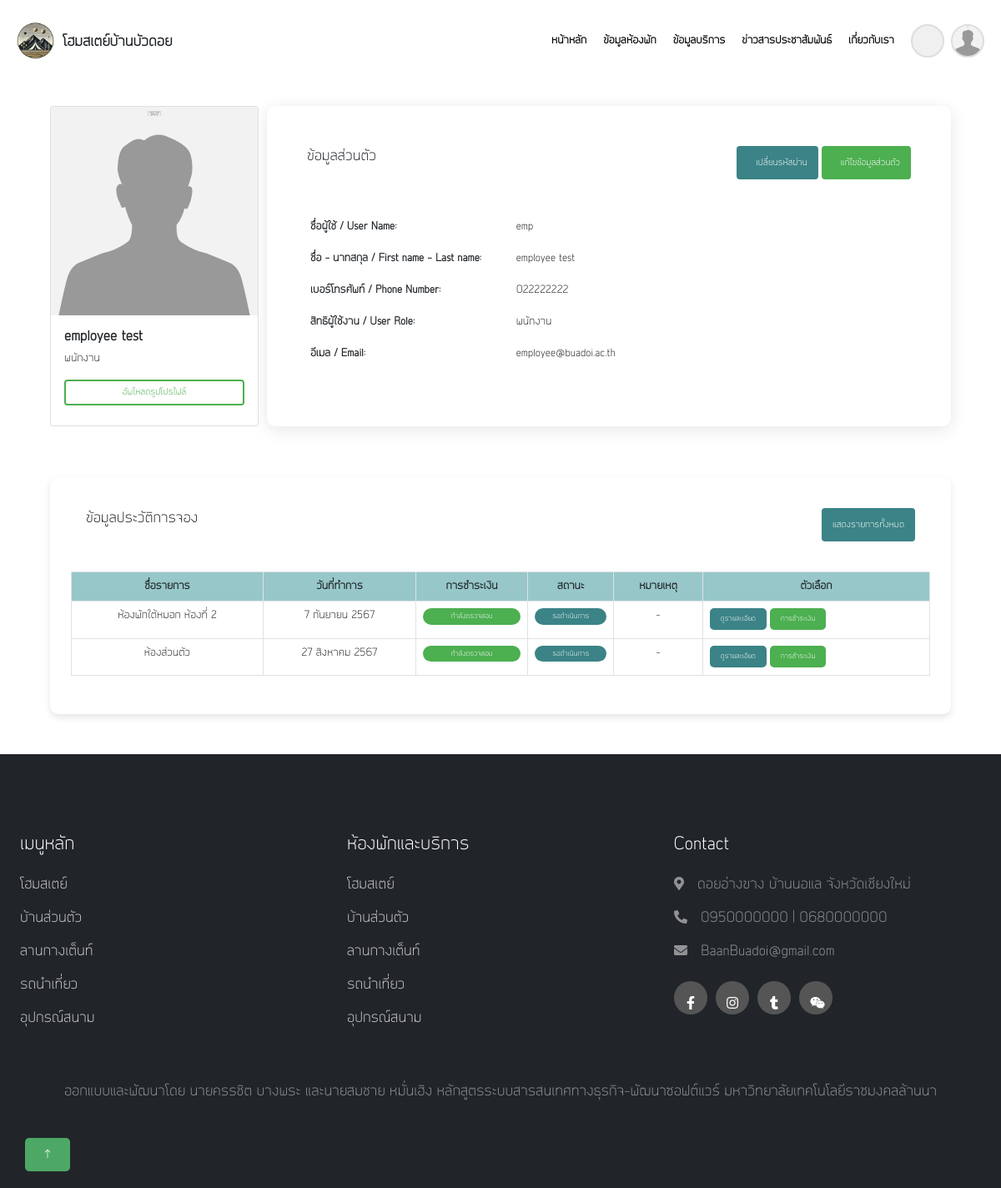
/user_profile.php?userID=3 (signed in), run on an earlier commit of the app's database.
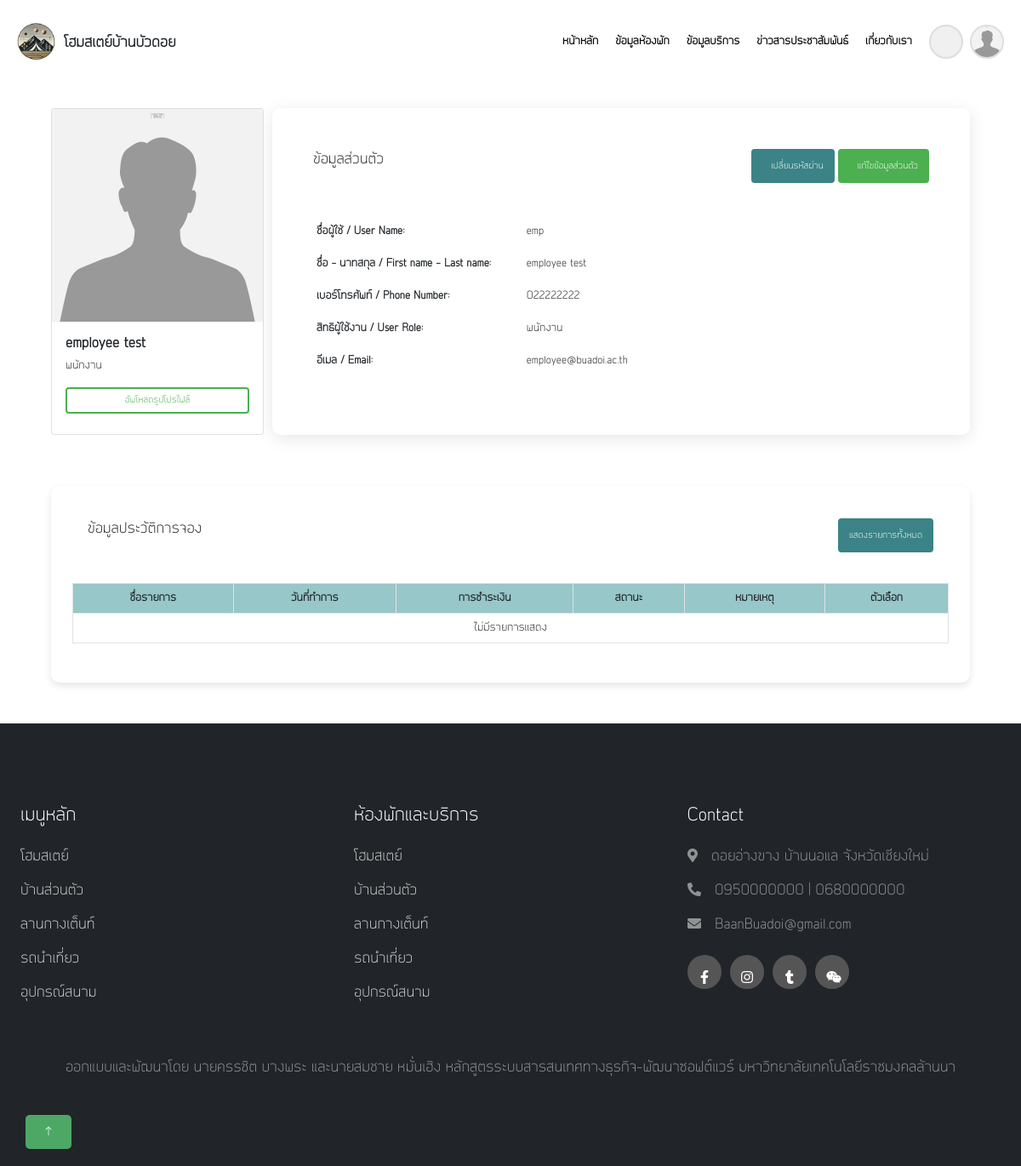
And on a later commit of the database.
### tables this page shows
CREATE TABLE `booking_bill` (
  `billID` smallint(5) UNSIGNED ZEROFILL NOT NULL,
  `payID` smallint(5) UNSIGNED ZEROFILL DEFAULT NULL,
  `bookID` smallint(5) UNSIGNED ZEROFILL NOT NULL,
  `userID` smallint(5) UNSIGNED ZEROFILL NOT NULL,
  `roomID` smallint(5) UNSIGNED ZEROFILL NOT NULL,
  `serviceID` smallint(5) UNSIGNED ZEROFILL DEFAULT NULL,
  `billStatus` tinyint(1) NOT NULL
);

CREATE TABLE `room_product` (
  `roomShow` tinyint(1) NOT NULL,
  `roomID` smallint(5) UNSIGNED ZEROFILL NOT NULL,
  `roomPrice` decimal(8,2) NOT NULL,
  `roomName` varchar(100) NOT NULL,
  `roomDetail` varchar(500) NOT NULL,
  `roomBed` smallint(3) NOT NULL,
  `roomBath` smallint(3) NOT NULL,
  `roomLocation` varchar(500) NOT NULL,
  `roomPic` varchar(100) NOT NULL,
  `roomMax` smallint(2) NOT NULL,
  `roomMin` tinyint(1) NOT NULL,
  `stdID` smallint(5) UNSIGNED ZEROFILL NOT NULL
);

CREATE TABLE `booking` (
  `bookID` smallint(5) UNSIGNED ZEROFILL NOT NULL,
  `bookName` varchar(100) NOT NULL,
  `bookTel` varchar(10) NOT NULL,
  `bookDateStart` datetime NOT NULL,
  `bookDateEnd` datetime NOT NULL,
  `bookPrice` decimal(8,2) NOT NULL,
  `bookDate` datetime NOT NULL,
  `bookDetail` varchar(500) NOT NULL,
  `bookConfirm` tinyint(1) NOT NULL,
  `bookStatus` tinyint(1) NOT NULL,
  `bookCancel` tinyint(1) NOT NULL,
  `userID` smallint(5) UNSIGNED ZEROFILL NOT NULL,
  `pmtID` tinyint(5) UNSIGNED ZEROFILL NOT NULL,
  `roomID` smallint(5) UNSIGNED ZEROFILL NOT NULL,
  `serviceID` smallint(5) UNSIGNED ZEROFILL NOT NULL
);

CREATE TABLE `booking_payment` (
  `payID` smallint(5) UNSIGNED ZEROFILL NOT NULL,
  `payPic` varchar(100) DEFAULT NULL,
  `payDate` datetime DEFAULT NULL,
  `payNameAc` varchar(100) DEFAULT NULL,
  `payManey` decimal(8,2) DEFAULT NULL,
  `payStatus` tinyint(1) NOT NULL,
  `bookID` smallint(5) UNSIGNED ZEROFILL NOT NULL,
  `userID` smallint(5) UNSIGNED ZEROFILL NOT NULL,
  `roomID` smallint(5) UNSIGNED ZEROFILL NOT NULL,
  `serviceID` smallint(5) UNSIGNED ZEROFILL DEFAULT NULL,
  `payType` varchar(1) DEFAULT NULL,
  `payBank` varchar(5) DEFAULT NULL
);

### user_profile.php (the view, shortened to what the changed rows need)
<?php
$db_con = connect_db();
?>
<!DOCTYPE html>
<html lang="en">
<head>
    <link href="https://cdn.jsdelivr.net/npm/bootstrap@5.0.2/dist/css/bootstrap.min.css" rel="stylesheet">
    <link rel="stylesheet" href="tabbar_view/nav_bar.css">
    <link rel="stylesheet" href="style1.css">
    <link rel="stylesheet" href="button.css">
    <link rel="stylesheet" href="https://cdn.lineicons.com/3.0/lineicons.css">
    <link href="https://cdnjs.cloudflare.com/ajax/libs/font-awesome/5.10.0/css/all.min.css" rel="stylesheet">
    <link href="https://cdn.jsdelivr.net/npm/bootstrap-icons@1.4.1/font/bootstrap-icons.css" rel="stylesheet">
    <link href="lib/animate/animate.min.css" rel="stylesheet">
    <link href="lib/owlcarousel/assets/owl.carousel.min.css" rel="stylesheet">
    <link href="https://cdnjs.cloudflare.com/ajax/libs/bootstrap-datepicker/1.9.0/css/bootstrap-datepicker.min.css" rel="stylesheet">
    <link rel="stylesheet" href="https://cdnjs.cloudflare.com/ajax/libs/font-awesome/5.15.4/css/all.min.css">
</head>
<body>
    <div class="container-xxl bg-white p-0">
    <?php
        $sql = "
            SELECT *
            FROM booking_bill
            INNER JOIN room_product ON booking_bill.roomID = room_product.roomID
            INNER JOIN booking ON booking_bill.bookID = booking.bookID
            LEFT JOIN booking_payment ON booking_bill.payID = booking_payment.payID
            WHERE booking_bill.userID = :userID
            ORDER BY booking_bill.billID DESC
        ";
        $data2 = $db_con->prepare($sql);
        $userID = $_SESSION['userID'];
        $data2->bindParam(':userID', $userID, PDO::PARAM_INT);
        $data2->execute();
        $dataArray = $data2->fetchAll(PDO::FETCH_ASSOC);
        function formatThaiDate($date) {
            $monthNames = [
                'มกราคม', 'กุมภาพันธ์', 'มีนาคม', 'เมษายน', 'พฤษภาคม', 'มิถุนายน',
                'กรกฎาคม', 'สิงหาคม', 'กันยายน', 'ตุลาคม', 'พฤศจิกายน', 'ธันวาคม'
            ];
            $day = $date->format('j');
            $month = $monthNames[$date->format('n') - 1];
            $year = $date->format('Y') + 543;
            return "{$day} {$month} {$year}";
        }
        ?>
    <div class="container" style=" padding: 0px 60px;">
        <div class="pro" style="width: 100%; background-color: #fff; border-radius: 10px; box-shadow: 0 4px 8px rgba(0, 0, 0, 0.1); padding: 20px 0px;">
            <div class="testimonial-item rounded" style="font-size: 12px; padding: 10px 25px;">
                        <div class="table-responsive" style="overflow-x: auto;">
                            <table class="table table-hover table-bordered" style="min-width: 800px;">
                                <thead style="background-color: #97C7C9;">
                                    <tr>
                                        <th class="text-center">ชื่อรายการ</th>
                                        <th class="text-center">วันที่ทำการ</th>
                                        <th class="text-center">การชำระเงิน</th>
                                        <th class="text-center">สถานะ</th>
                                        <th class="text-center">หมายเหตุ</th>
                                        <th class="text-center">ตัวเลือก</th>
                                    </tr>
                                </thead>
                                <tbody>
                                    <?php if ($dataArray) {
                                        foreach ($dataArray as $index => $row) : ?>
                                            <tr>
                                                <td class="text-center"><?php echo $row['roomName']; ?></td>
                                                <?php
                                                    $payId = $row['payID'];
                                                    $datetime = $row['bookDate'];
                                                    $date = new DateTime($datetime);
                                                    $thaiDate = formatThaiDate($date);
                                                ?>
                                                <td class="text-center"><?php echo $thaiDate; ?></td>
                                                <td class="text-center">
                                                <?php
                                                    if ($row['payStatus'] === NULL || $row['bookCancel'] == 1) {
                                                        $pay_status = "";
                                                        $pay_color = '';
                                                    } else if ($row['payStatus'] == 1) {
                                                        $pay_status = "กำลังตรวจสอบ";
                                                        $pay_color = '#4caf50';
                                                    } else if ($row['payStatus'] == 2) {
                                                        $pay_status = "ชำระเงินแล้ว";
                                                        $pay_color = '#A7CF5A';
                                                    } else {
                                                        $pay_status = "รอการชำระเงิน";
                                                        $pay_color = '#3B8386';
                                                    }
                                                ?>
                                                    <h5 class="text-center" style="background-color: <?php echo $pay_color; ?>; font-size: 8px; padding: 5px 0; border-radius: 10px; color: #ffffff;">
                                                        <?php echo $pay_status; ?>
                                                    </h5>
                                                </td>
                                                <td class="text-center">
                                                <?php
                                                    if($row['billStatus'] == 1){
                                                        $bill_status = "จองสำเร็จ";
                                                        $bill_color = '#A7CF5A';
                                                    }else if($row['bookCancel'] == 1){
                                                        $bill_status = "ยกเลิก";
                                                        $bill_color = '#DE6461';
                                                    }else if($row['bookCancel'] == 2){
                                                        $bill_status = "ถูกระงับ";
                                                        $bill_color = '#DE6461';
                                                    }else{
                                                        $bill_status = "รอดำเนินการ";
                                                        $bill_color = '#3B8386';
                                                    }
                                                ?>
                                                    <h5 class="text-center" style="background-color: <?php echo $bill_color; ?>; font-size: 8px; padding: 5px 0; border-radius: 10px; color: #ffffff;">
                                                        <?php echo $bill_status; ?>
                                                    </h5>
                                                </td>
                                                <td class="text-center"><?php echo $row['note'] ?? ' - '; ?></td>
                                                <td class="text-start">
                                                <?php
                                                    if($row['bookStatus'] == 1){
                                                        echo '<button type="button" class="btn me-1" data-toggle="modal" data-target="#myModal" style="font-size: 8px; background-color: #3B8386; color: #ffffff; border-radius: 5px;">ดูรายละเอียด</button>';
                                                    }
                                                    if($row['payStatus'] == 2 || $row['payStatus'] == 1){
                                                        echo '<button type="button" class="btn me-1" data-toggle="modal" data-target="#myModal" style="font-size: 8px; background-color: #4caf50; color: #ffffff; border-radius: 5px;">การชำระเงิน</button>';
                                                    }else if($row['payStatus'] === NULL || $row['payStatus'] == 0){
                                                        echo '<button type="button" onclick="goPay(' . $payId . ')" class="btn me-1" style="font-size: 8px; background-color: #4caf50; color: #ffffff; border-radius: 5px;">ดำเนินการชำระเงิน</button>';
                                                    }
                                                ?>
                                                </td>
                                            </tr>
                                        <?php  endforeach;
                                    } else { ?>
                                        <tr>
                                            <td colspan="6" class="text-center">ไม่มีรายการแสดง</td>
                                        </tr>
                                    <?php } ?>
                                </tbody>
                            </table>
                        </div>
            </div>
        </div>
    </div>
</div>
</body>
</html>

What changed in the data, as far as the page shows it:
removed booking_bill: roomID.roomName "ห้องพักใต้หมอก ห้องที่ 2", bookID.bookDate "7 กันยายน 2567", payID.payStatus "กำลังตรวจสอบ", bookID.bookCancel "รอดำเนินการ", note "-"
removed booking_bill: roomID.roomName "ห้องส่วนตัว", bookID.bookDate "27 สิงหาคม 2567", payID.payStatus "กำลังตรวจสอบ", bookID.bookCancel "รอดำเนินการ", note "-"
Also different on the page:
text now shown: "ไม่มีรายการแสดง"
